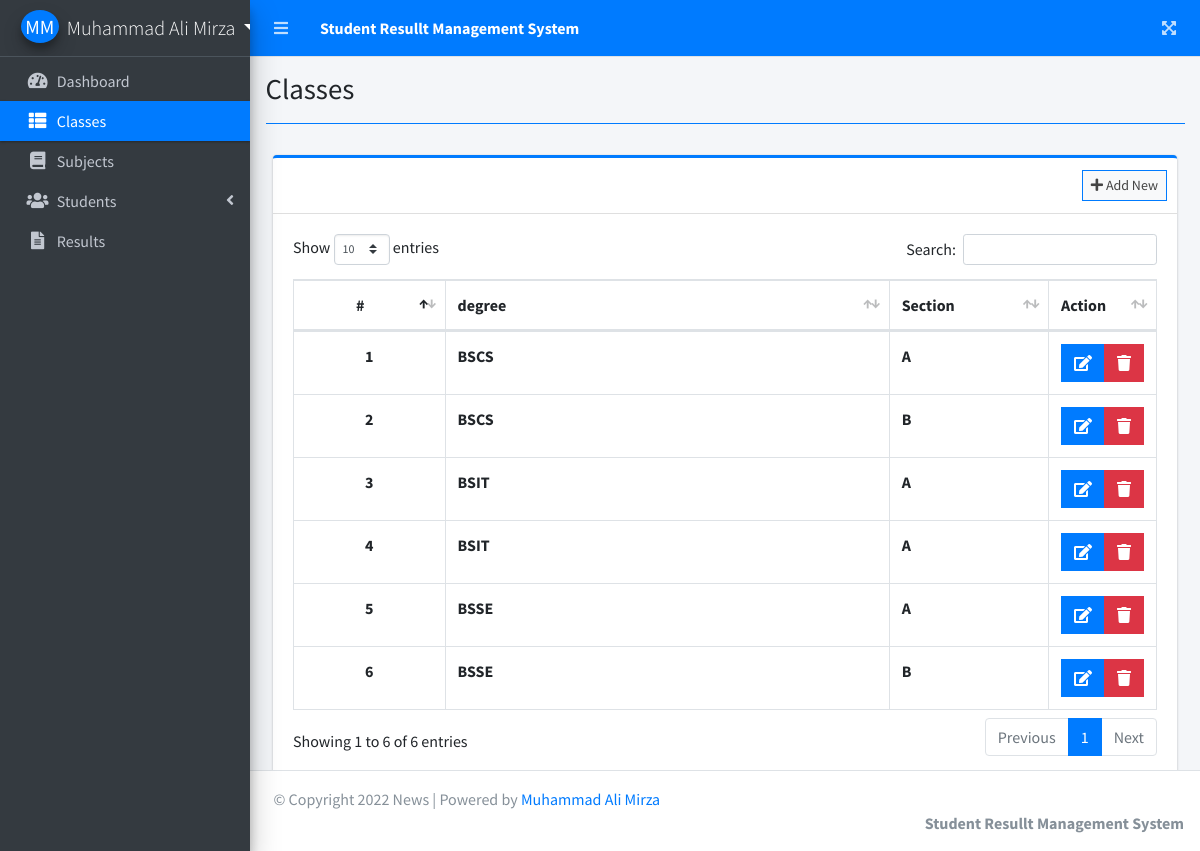
The page /index.php?page=classes (signed in) on the database its author committed.
### tables this page shows
CREATE TABLE `classes` (
  `id` int(30) NOT NULL,
  `degree` varchar(100) NOT NULL,
  `section` varchar(200) NOT NULL,
  `date_created` datetime NOT NULL DEFAULT current_timestamp()
);

### classes.php (the view, shortened to what this page needs)
<?php include'db_connect.php' ?>
<div class="col-lg-12">
	<div class="card card-outline card-primary">
		<div class="card-header">
			<div class="card-tools">
				<a class="btn btn-block btn-sm btn-default btn-flat border-primary new_class" href="javascript:void(0)"><i class="fa fa-plus"></i> Add New</a>
			</div>
		</div>
		<div class="card-body">
			<table class="table tabe-hover table-bordered" id="list">
				<colgroup>
					<col width="20%">
					<col width="60%">
					<col width="20%">
				</colgroup>
				<thead>
					<tr>
						<th class="text-center">#</th>
						<th>degree</th>
						<th>Section</th>
						<th>Action</th>
					</tr>
				</thead>
				<tbody>
					<?php
					$i = 1;
					$qry = $conn->query("SELECT * FROM classes order by degree asc, section asc ");
					while($row= $qry->fetch_assoc()):
					?>
					<tr>
						<th class="text-center"><?php echo $i++ ?></th>
						<td><b><?php echo $row['degree'] ?></b></td>
						<td><b><?php echo $row['section'] ?></b></td>
						<td class="text-center">
		                    <div class="btn-group">
		                        <a href="javascript:void(0)" data-id='<?php echo $row['id'] ?>' class="btn btn-primary btn-flat manage_class">
		                          <i class="fas fa-edit"></i>
		                        </a>
		                        <button type="button" class="btn btn-danger btn-flat delete_class" data-id="<?php echo $row['id'] ?>">
		                          <i class="fas fa-trash"></i>
		                        </button>
	                      </div>
						</td>
					</tr>
				<?php endwhile; ?>
				</tbody>
			</table>
		</div>
	</div>
</div>

### rows shown on the page
classes: degree "BSCS", section "A"
classes: degree "BSCS", section "B"
classes: degree "BSIT", section "A"
classes: degree "BSIT", section "A"
classes: degree "BSSE", section "A"
classes: degree "BSSE", section "B"

### other values the page prints
$_SESSION['system']['name'] "Student Resullt Management System"
$_SESSION['login_firstname'].' '.$_SESSION['login_lastname'] "Muhammad Ali Mirza"
$title "Classes"
